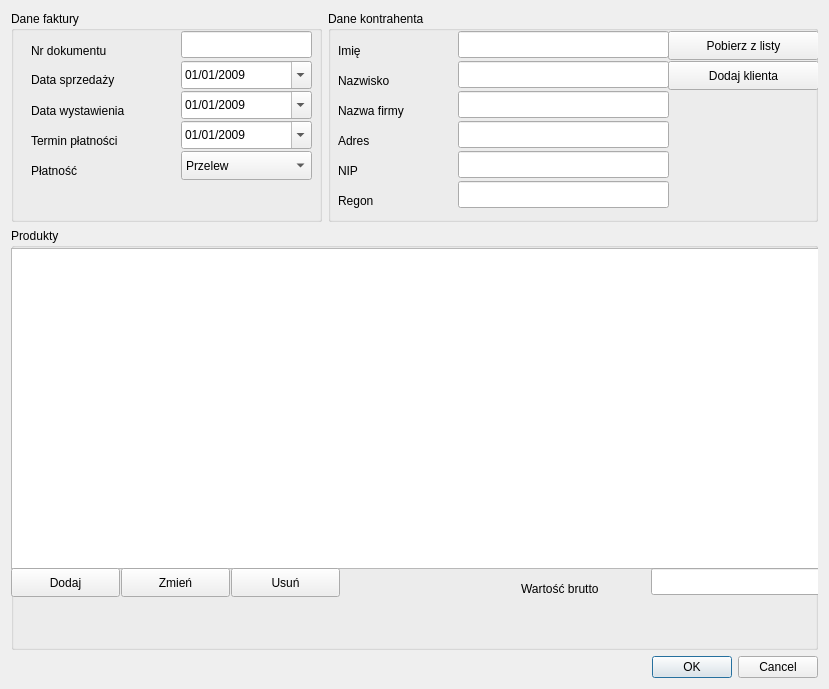
<?xml version="1.0" encoding="UTF-8"?>
<ui version="4.0">
 <class>Dialog</class>
 <widget class="QDialog" name="Dialog">
  <property name="geometry">
   <rect>
    <x>0</x>
    <y>0</y>
    <width>825</width>
    <height>689</height>
   </rect>
  </property>
  <property name="windowTitle">
   <string>Wystaw fakturę</string>
  </property>
  <property name="windowIcon">
   <iconset>
    <normaloff>ikonki/16x16/faktury.png</normaloff>ikonki/16x16/faktury.png</iconset>
  </property>
  <layout class="QGridLayout" name="gridLayout">
   <item row="0" column="0">
    <widget class="QGroupBox" name="dane_faktury_groupBox">
     <property name="minimumSize">
      <size>
       <width>311</width>
       <height>211</height>
      </size>
     </property>
     <property name="maximumSize">
      <size>
       <width>311</width>
       <height>211</height>
      </size>
     </property>
     <property name="title">
      <string>Dane faktury</string>
     </property>
     <widget class="QComboBox" name="platnosc_comboBox">
      <property name="geometry">
       <rect>
        <x>170</x>
        <y>140</y>
        <width>131</width>
        <height>29</height>
       </rect>
      </property>
      <item>
       <property name="text">
        <string>Przelew</string>
       </property>
      </item>
      <item>
       <property name="text">
        <string>Gotówka</string>
       </property>
      </item>
     </widget>
     <widget class="QLineEdit" name="nr_dokumentu_lineEdit">
      <property name="geometry">
       <rect>
        <x>170</x>
        <y>20</y>
        <width>131</width>
        <height>27</height>
       </rect>
      </property>
     </widget>
     <widget class="QLabel" name="data_sprzedazy_label">
      <property name="geometry">
       <rect>
        <x>20</x>
        <y>59</y>
        <width>121</width>
        <height>20</height>
       </rect>
      </property>
      <property name="text">
       <string>Data sprzedaży</string>
      </property>
     </widget>
     <widget class="QDateEdit" name="data_wystawienia_dateEdit">
      <property name="geometry">
       <rect>
        <x>170</x>
        <y>80</y>
        <width>131</width>
        <height>28</height>
       </rect>
      </property>
      <property name="dateTime">
       <datetime>
        <hour>0</hour>
        <minute>0</minute>
        <second>0</second>
        <year>2009</year>
        <month>1</month>
        <day>1</day>
       </datetime>
      </property>
      <property name="displayFormat">
       <string>dd/MM/yyyy</string>
      </property>
      <property name="calendarPopup">
       <bool>true</bool>
      </property>
      <property name="timeSpec">
       <enum>Qt::LocalTime</enum>
      </property>
      <property name="date">
       <date>
        <year>2009</year>
        <month>1</month>
        <day>1</day>
       </date>
      </property>
     </widget>
     <widget class="QDateEdit" name="data_sprzedazy_dateEdit">
      <property name="geometry">
       <rect>
        <x>170</x>
        <y>50</y>
        <width>131</width>
        <height>28</height>
       </rect>
      </property>
      <property name="dateTime">
       <datetime>
        <hour>0</hour>
        <minute>0</minute>
        <second>0</second>
        <year>2009</year>
        <month>1</month>
        <day>1</day>
       </datetime>
      </property>
      <property name="displayFormat">
       <string>dd/MM/yyyy</string>
      </property>
      <property name="calendarPopup">
       <bool>true</bool>
      </property>
      <property name="timeSpec">
       <enum>Qt::LocalTime</enum>
      </property>
      <property name="date">
       <date>
        <year>2009</year>
        <month>1</month>
        <day>1</day>
       </date>
      </property>
     </widget>
     <widget class="QLabel" name="platnosc_label">
      <property name="geometry">
       <rect>
        <x>20</x>
        <y>150</y>
        <width>73</width>
        <height>19</height>
       </rect>
      </property>
      <property name="text">
       <string>Płatność</string>
      </property>
     </widget>
     <widget class="QLabel" name="nr_dokumentu_label">
      <property name="geometry">
       <rect>
        <x>20</x>
        <y>30</y>
        <width>121</width>
        <height>19</height>
       </rect>
      </property>
      <property name="text">
       <string>Nr dokumentu</string>
      </property>
     </widget>
     <widget class="QLabel" name="data_wystawienia_label">
      <property name="geometry">
       <rect>
        <x>20</x>
        <y>90</y>
        <width>151</width>
        <height>19</height>
       </rect>
      </property>
      <property name="text">
       <string>Data wystawienia</string>
      </property>
     </widget>
     <widget class="QDateEdit" name="termin_platnosci_dateEdit">
      <property name="geometry">
       <rect>
        <x>170</x>
        <y>110</y>
        <width>131</width>
        <height>28</height>
       </rect>
      </property>
      <property name="dateTime">
       <datetime>
        <hour>0</hour>
        <minute>0</minute>
        <second>0</second>
        <year>2009</year>
        <month>1</month>
        <day>1</day>
       </datetime>
      </property>
      <property name="displayFormat">
       <string>dd/MM/yyyy</string>
      </property>
      <property name="calendarPopup">
       <bool>true</bool>
      </property>
      <property name="timeSpec">
       <enum>Qt::LocalTime</enum>
      </property>
      <property name="date">
       <date>
        <year>2009</year>
        <month>1</month>
        <day>1</day>
       </date>
      </property>
     </widget>
     <widget class="QLabel" name="termin_platnosci_label">
      <property name="geometry">
       <rect>
        <x>20</x>
        <y>120</y>
        <width>131</width>
        <height>19</height>
       </rect>
      </property>
      <property name="text">
       <string>Termin płatności</string>
      </property>
     </widget>
    </widget>
   </item>
   <item row="0" column="1">
    <widget class="QGroupBox" name="dane_kontrahenta_groupBox">
     <property name="minimumSize">
      <size>
       <width>490</width>
       <height>211</height>
      </size>
     </property>
     <property name="maximumSize">
      <size>
       <width>490</width>
       <height>211</height>
      </size>
     </property>
     <property name="title">
      <string>Dane kontrahenta</string>
     </property>
     <widget class="QLabel" name="imie_label">
      <property name="geometry">
       <rect>
        <x>10</x>
        <y>30</y>
        <width>73</width>
        <height>19</height>
       </rect>
      </property>
      <property name="text">
       <string>Imię</string>
      </property>
     </widget>
     <widget class="QLineEdit" name="imie_lineEdit">
      <property name="geometry">
       <rect>
        <x>130</x>
        <y>20</y>
        <width>211</width>
        <height>27</height>
       </rect>
      </property>
     </widget>
     <widget class="QLineEdit" name="nazwisko_lineEdit">
      <property name="geometry">
       <rect>
        <x>130</x>
        <y>50</y>
        <width>211</width>
        <height>27</height>
       </rect>
      </property>
     </widget>
     <widget class="QLabel" name="nazwisko_label">
      <property name="geometry">
       <rect>
        <x>10</x>
        <y>60</y>
        <width>81</width>
        <height>19</height>
       </rect>
      </property>
      <property name="text">
       <string>Nazwisko</string>
      </property>
     </widget>
     <widget class="QLabel" name="nazwa_firmy_label">
      <property name="geometry">
       <rect>
        <x>10</x>
        <y>90</y>
        <width>121</width>
        <height>19</height>
       </rect>
      </property>
      <property name="text">
       <string>Nazwa firmy</string>
      </property>
     </widget>
     <widget class="QLineEdit" name="nazwa_firmy_lineEdit">
      <property name="geometry">
       <rect>
        <x>130</x>
        <y>80</y>
        <width>211</width>
        <height>27</height>
       </rect>
      </property>
     </widget>
     <widget class="QLabel" name="nip_label">
      <property name="geometry">
       <rect>
        <x>10</x>
        <y>150</y>
        <width>73</width>
        <height>19</height>
       </rect>
      </property>
      <property name="text">
       <string>NIP</string>
      </property>
     </widget>
     <widget class="QLineEdit" name="adres_lineEdit">
      <property name="geometry">
       <rect>
        <x>130</x>
        <y>110</y>
        <width>211</width>
        <height>27</height>
       </rect>
      </property>
     </widget>
     <widget class="QLabel" name="regon_label">
      <property name="geometry">
       <rect>
        <x>10</x>
        <y>180</y>
        <width>73</width>
        <height>19</height>
       </rect>
      </property>
      <property name="text">
       <string>Regon</string>
      </property>
     </widget>
     <widget class="QLineEdit" name="nip_lineEdit">
      <property name="geometry">
       <rect>
        <x>130</x>
        <y>140</y>
        <width>211</width>
        <height>27</height>
       </rect>
      </property>
     </widget>
     <widget class="QLabel" name="adres_label">
      <property name="geometry">
       <rect>
        <x>10</x>
        <y>120</y>
        <width>73</width>
        <height>19</height>
       </rect>
      </property>
      <property name="text">
       <string>Adres</string>
      </property>
     </widget>
     <widget class="QLineEdit" name="regon_lineEdit">
      <property name="geometry">
       <rect>
        <x>130</x>
        <y>170</y>
        <width>211</width>
        <height>27</height>
       </rect>
      </property>
     </widget>
     <widget class="QPushButton" name="pobierz_z_listy_pushButton">
      <property name="geometry">
       <rect>
        <x>340</x>
        <y>20</y>
        <width>151</width>
        <height>29</height>
       </rect>
      </property>
      <property name="text">
       <string>Pobierz z listy</string>
      </property>
     </widget>
     <widget class="QPushButton" name="dodaj_klienta_pushButton">
      <property name="geometry">
       <rect>
        <x>340</x>
        <y>50</y>
        <width>151</width>
        <height>29</height>
       </rect>
      </property>
      <property name="text">
       <string>Dodaj klienta</string>
      </property>
     </widget>
    </widget>
   </item>
   <item row="1" column="0" colspan="2">
    <widget class="QGroupBox" name="produkty_groupBox">
     <property name="title">
      <string>Produkty</string>
     </property>
     <widget class="QTableView" name="produkty_tableView">
      <property name="geometry">
       <rect>
        <x>0</x>
        <y>20</y>
        <width>811</width>
        <height>321</height>
       </rect>
      </property>
     </widget>
     <widget class="QPushButton" name="dodaj_produkt_pushButton">
      <property name="geometry">
       <rect>
        <x>0</x>
        <y>340</y>
        <width>109</width>
        <height>29</height>
       </rect>
      </property>
      <property name="text">
       <string>Dodaj</string>
      </property>
     </widget>
     <widget class="QPushButton" name="zmien_produkt_pushButton">
      <property name="geometry">
       <rect>
        <x>110</x>
        <y>340</y>
        <width>109</width>
        <height>29</height>
       </rect>
      </property>
      <property name="text">
       <string>Zmień</string>
      </property>
     </widget>
     <widget class="QPushButton" name="usun_produkt_pushButton">
      <property name="geometry">
       <rect>
        <x>220</x>
        <y>340</y>
        <width>109</width>
        <height>29</height>
       </rect>
      </property>
      <property name="text">
       <string>Usuń</string>
      </property>
     </widget>
     <widget class="QLabel" name="wartosc_brutto_label">
      <property name="geometry">
       <rect>
        <x>510</x>
        <y>350</y>
        <width>121</width>
        <height>21</height>
       </rect>
      </property>
      <property name="text">
       <string>Wartość brutto</string>
      </property>
     </widget>
     <widget class="QLineEdit" name="wartosc_brutto_lineEdit">
      <property name="geometry">
       <rect>
        <x>640</x>
        <y>340</y>
        <width>171</width>
        <height>27</height>
       </rect>
      </property>
     </widget>
    </widget>
   </item>
   <item row="2" column="1">
    <widget class="QDialogButtonBox" name="buttonBox">
     <property name="standardButtons">
      <set>QDialogButtonBox::Cancel|QDialogButtonBox::Ok</set>
     </property>
    </widget>
   </item>
  </layout>
 </widget>
 <tabstops>
  <tabstop>nr_dokumentu_lineEdit</tabstop>
  <tabstop>data_sprzedazy_dateEdit</tabstop>
  <tabstop>data_wystawienia_dateEdit</tabstop>
  <tabstop>termin_platnosci_dateEdit</tabstop>
  <tabstop>platnosc_comboBox</tabstop>
  <tabstop>imie_lineEdit</tabstop>
  <tabstop>nazwisko_lineEdit</tabstop>
  <tabstop>nazwa_firmy_lineEdit</tabstop>
  <tabstop>adres_lineEdit</tabstop>
  <tabstop>nip_lineEdit</tabstop>
  <tabstop>regon_lineEdit</tabstop>
  <tabstop>pobierz_z_listy_pushButton</tabstop>
  <tabstop>dodaj_klienta_pushButton</tabstop>
  <tabstop>produkty_tableView</tabstop>
  <tabstop>dodaj_produkt_pushButton</tabstop>
  <tabstop>zmien_produkt_pushButton</tabstop>
  <tabstop>usun_produkt_pushButton</tabstop>
  <tabstop>wartosc_brutto_lineEdit</tabstop>
  <tabstop>buttonBox</tabstop>
 </tabstops>
 <resources/>
 <connections/>
</ui>
